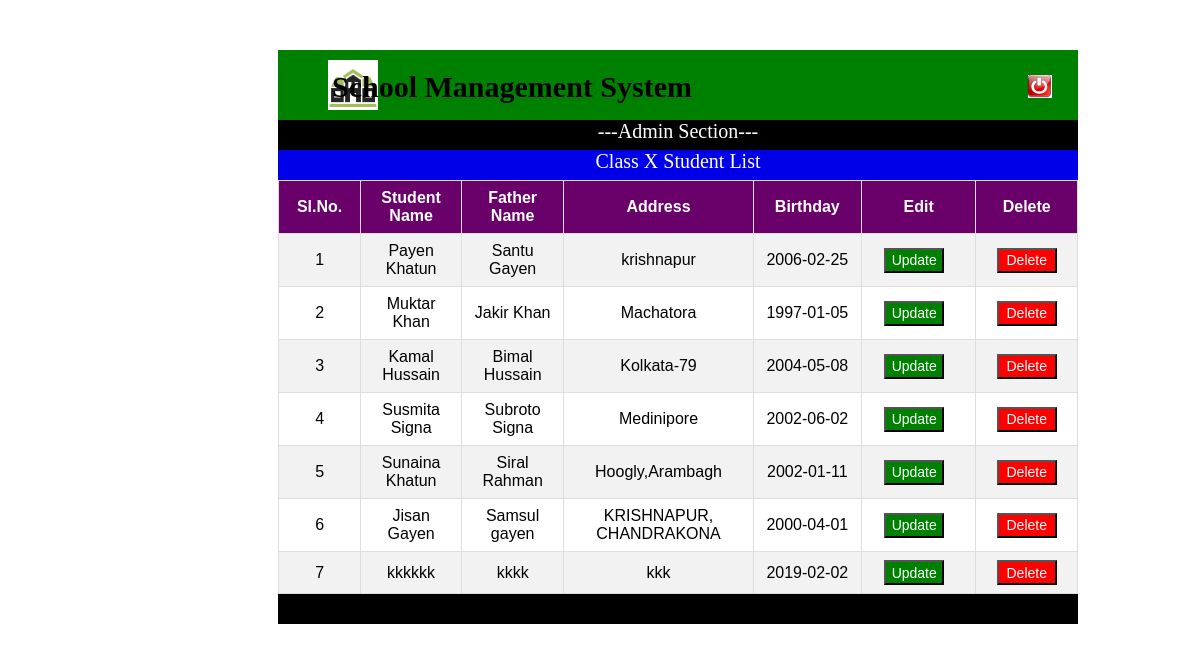
The app's page /tab_ten.php with its own data.
### tables this page shows
CREATE TABLE `class_ten` (
  `id` int(11) NOT NULL,
  `sname` varchar(100) NOT NULL,
  `gender` varchar(25) NOT NULL,
  `fname` varchar(100) NOT NULL,
  `mname` varchar(100) NOT NULL,
  `address` text NOT NULL,
  `pin` int(8) NOT NULL,
  `mail` varchar(255) NOT NULL,
  `mobile` varchar(100) NOT NULL,
  `dob` varchar(100) NOT NULL,
  `age` varchar(10) NOT NULL,
  `school` varchar(255) NOT NULL,
  `tong` varchar(255) NOT NULL,
  `religian` varchar(100) NOT NULL,
  `income` varchar(100) NOT NULL,
  `bang` int(3) NOT NULL,
  `eng` int(3) NOT NULL,
  `math` int(3) NOT NULL,
  `phy` int(3) NOT NULL,
  `geo` int(3) NOT NULL,
  `his` int(3) NOT NULL,
  `total` int(10) NOT NULL,
  `date_time` varchar(100) NOT NULL
);

### tab_ten.php (the view, shortened to what this page needs)
<!DOCTYPE html>
<html>
<head>
	<link rel="stylesheet" type="text/css" href="">
	<link rel="stylesheet" type="text/css" href="button2.css">
</head>
<body class="back">
	<div class="header">
	<div class="header_logo"><a href="admin_profile.php"> <img src="slicon.png" style="width: 50px; height: 50px; margin-top: 10px;"></a></div>
	<div class="header_beack"> <a href="logout_add.php"><img src="logouts.png" style="margin-left: 650px; margin-top: 25px;"></a></div>
	</div>
	<div class="header_name">School Management System</div>
	<div class="admin"> ---Admin Section---</div>
	<div class="hd">Class X Student List</div>
<div class="fm">
<table id="customers">
  <tr>
  	<th>Sl.No.</th>
    <th>Student Name</th>
    <th>Father Name</th>
    <th>Address</th>
    <th>Birthday</th>
    <th>Edit</th>
     <th>Delete</th>
  </tr>
  <?php
 include "connection.php";
$qer=mysqli_query($conn,"select * from class_ten ");
$c='1';
while($res=mysqli_fetch_assoc($qer))
{
?>
<tr>
	<td class="tdh" style="width: 10px;"><?php echo $c++;?></td>
	 <td class="tdh"><?php echo $res['sname'];  ?></td>
	  <td class="tdh"><?php echo $res['fname'];  ?></td>
	   <td class="tdh"><?php echo $res['address'];  ?></td>
	    <td class="tdh"><?php echo $res['dob'];  ?></td>
	    <td style="text-align: center;">
	    	<a href="tab_ten_update.php?id=<?php echo $res['id']; ?>">
	    	<input type="button" name="" value="Update" class="tdb"></a></td>
      <td style="text-align: center;"><a href="tab_ten_delete.php?id=<?php echo $res['id']; ?>" ><input type="button" name="" value="Delete" class="tdd" ></a></td>
</tr>
   <?php } ?>
</table>
</div>
         <div class="admin"></div>
</body>
</html>

### tab_ten.php (style rules this page uses)
.header { height: 70px; width: 800px; background-color: green; margin-left: 270px; margin-top: 50px; }
.header_logo { float: left; margin-left: 50px; }
.header_name { float: right; font-size: 30px; margin-top: -50px; margin-right: 500px; font-weight: bold; }
.admin { height: 30px; width: 800px; background: black; margin-left: 270px; color: white; font-size: 20px; text-align: center; }
.hd { height: 30px; width: 800px; background: #0000e8; margin-left: 270px; color: white; font-size: 20px; text-align: center; }
#customers { font-family: "Trebuchet MS", Arial, Helvetica, sans-serif; border-collapse: collapse; width: 100%; }
#customers td, #customers th { border: 1px solid #ddd; padding: 8px; }
#customers tr:nth-child(even) { background-color: #f2f2f2; }
#customers th { padding-top: 8px; padding-bottom: 8px; text-align: center; background-color: #6a006a; color: white; width: 20px; }
.fm { width: 800px; margin-left: 270px; }
.tdh { text-align: center; }
.tdb { text-align: center; height: 25px; width: 60px; font-size: 14px; cursor: pointer; background-color: green; color: white; margin-right: 10px; }
.tdd { text-align: center; height: 25px; width: 60px; font-size: 14px; cursor: pointer; background-color: red; color: white; }

### records on screen
class_ten: sname "Payen Khatun", fname "Santu Gayen", address "krishnapur", dob "2006-02-25"
class_ten: sname "Muktar Khan", fname "Jakir Khan", address "Machatora", dob "1997-01-05"
class_ten: sname "Kamal Hussain", fname "Bimal Hussain", address "Kolkata-79", dob "2004-05-08"
class_ten: sname "Susmita Signa", fname "Subroto Signa", address "Medinipore", dob "2002-06-02"
class_ten: sname "Sunaina Khatun", fname "Siral Rahman", address "Hoogly,Arambagh", dob "2002-01-11"
class_ten: sname "Jisan Gayen", fname "Samsul gayen", address "KRISHNAPUR, CHANDRAKONA", dob "2000-04-01"
class_ten: sname "kkkkkk", fname "kkkk", address "kkk", dob "2019-02-02"
